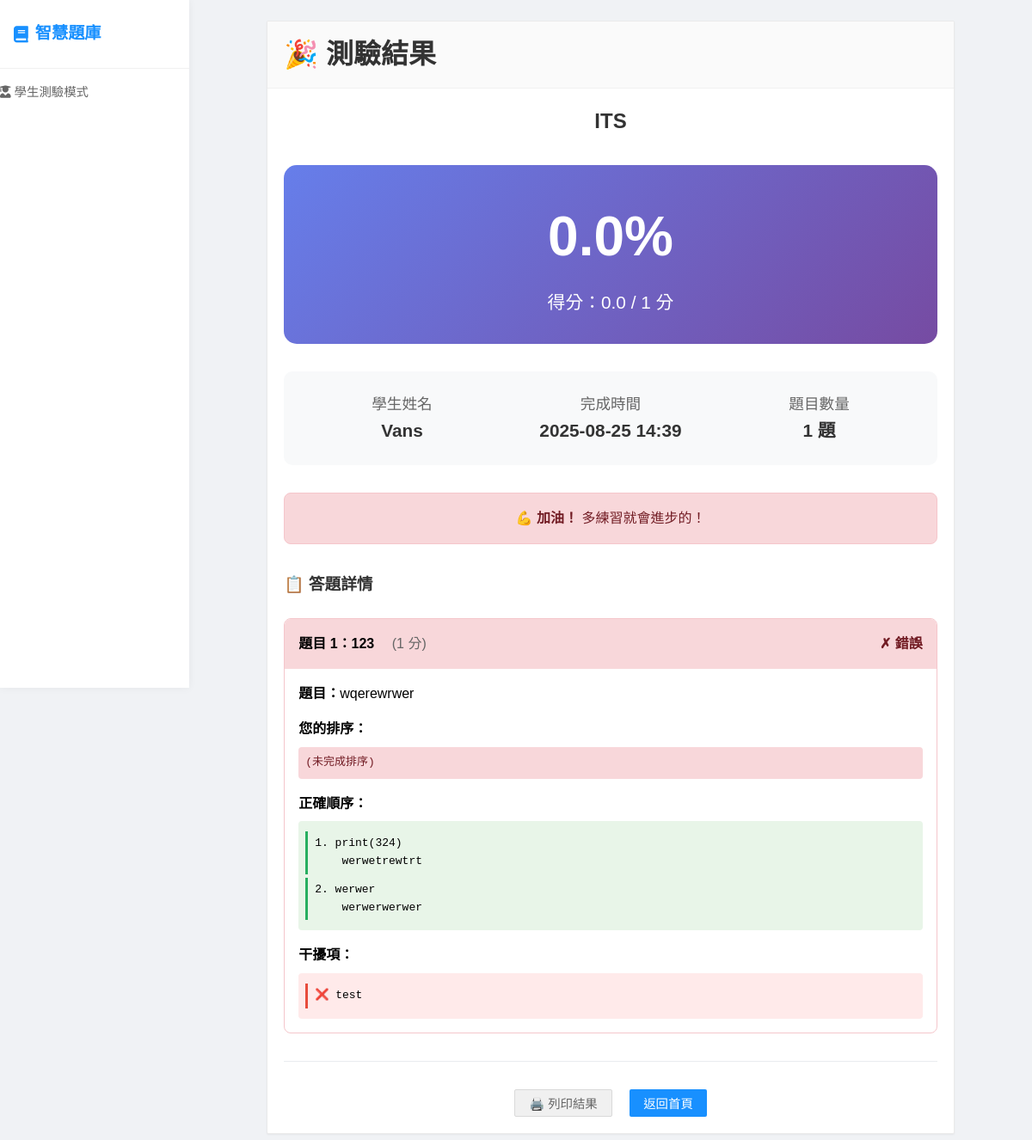
The page /result/1 on the database its author committed.
### app.py (models this page shows)
class QuizBank(db.Model):
    id = db.Column(db.Integer, primary_key=True)
    title = db.Column(db.String(200), nullable=False)
    description = db.Column(db.Text)
    access_code = db.Column(db.String(10), unique=True, nullable=False)
    is_active = db.Column(db.Boolean, default=True)
    created_at = db.Column(db.DateTime, default=datetime.utcnow)
    teacher_id = db.Column(db.Integer, db.ForeignKey('user.id'), nullable=False)
    questions = db.relationship('Question', backref='quiz_bank', lazy=True, cascade='all, delete-orphan')
    submissions = db.relationship('Submission', backref='quiz_bank', lazy=True)

class Submission(db.Model):
    id = db.Column(db.Integer, primary_key=True)
    student_name = db.Column(db.String(100), nullable=False)
    student_email = db.Column(db.String(120))
    answers = db.Column(db.Text)  # JSON格式儲存答案
    score = db.Column(db.Float, default=0)
    total_points = db.Column(db.Integer, default=0)
    submitted_at = db.Column(db.DateTime, default=datetime.utcnow)
    quiz_bank_id = db.Column(db.Integer, db.ForeignKey('quiz_bank.id'), nullable=False)

class Question(db.Model):
    id = db.Column(db.Integer, primary_key=True)
    title = db.Column(db.String(200), nullable=False)
    question_text = db.Column(db.Text, nullable=False)
    question_type = db.Column(db.String(50), nullable=False)  # single_choice, multiple_choice, fill_blank, dropdown, parsons
    question_data = db.Column(db.Text)  # JSON格式儲存選項、正確答案等
    points = db.Column(db.Integer, default=1)
    order_index = db.Column(db.Integer, default=0)
    quiz_bank_id = db.Column(db.Integer, db.ForeignKey('quiz_bank.id'), nullable=False)
    created_at = db.Column(db.DateTime, default=datetime.utcnow)

### app.py (the view)
@app.route('/result/<int:submission_id>')
def view_result(submission_id):
    submission = Submission.query.get_or_404(submission_id)
    return render_template('result.html', submission=submission)

### app.py (called while the page is built)
@app.template_filter('from_json')
def from_json_filter(value):
    try:
        return json.loads(value) if value else {}
    except:
        return {}

### templates/result.html (shortened to what this page needs)
{% extends "quiz_base.html" %}
{% block content %}
<div style="max-width: 800px; margin: 0 auto;">
    <div class="card">
        <div class="card-header">
            <h1 style="margin: 0;">🎉 測驗結果</h1>
        </div>
        <div class="card-body">
            <div style="text-align: center; margin-bottom: 2rem;">
                <h2 style="color: #333; margin-bottom: 1rem;">{{ submission.quiz_bank.title }}</h2>
                <div style="background: linear-gradient(135deg, #667eea 0%, #764ba2 100%); color: white; padding: 2rem; border-radius: 15px; margin: 2rem 0;">
                    <div style="font-size: 4rem; font-weight: bold; margin-bottom: 0.5rem;">
                        {{ "%.1f"|format((submission.score / submission.total_points * 100) if submission.total_points > 0 else 0) }}%
                    </div>
                    <div style="font-size: 1.3rem;">
                        得分：{{ submission.score }} / {{ submission.total_points }} 分
                    </div>
                </div>
                <div style="background: #f8f9fa; padding: 1.5rem; border-radius: 10px; margin-bottom: 2rem;">
                    <div style="display: grid; grid-template-columns: repeat(auto-fit, minmax(150px, 1fr)); gap: 1rem; text-align: center;">
                        <div>
                            <div style="font-size: 1.1rem; color: #666;">學生姓名</div>
                            <div style="font-size: 1.3rem; font-weight: bold; color: #333;">{{ submission.student_name }}</div>
                        </div>
                        <div>
                            <div style="font-size: 1.1rem; color: #666;">完成時間</div>
                            <div style="font-size: 1.3rem; font-weight: bold; color: #333;">{{ submission.submitted_at.strftime('%Y-%m-%d %H:%M') }}</div>
                        </div>
                        <div>
                            <div style="font-size: 1.1rem; color: #666;">題目數量</div>
                            <div style="font-size: 1.3rem; font-weight: bold; color: #333;">{{ submission.quiz_bank.questions|length }} 題</div>
                        </div>
                    </div>
                </div>
                {% set percentage = (submission.score / submission.total_points * 100) if submission.total_points > 0 else 0 %}
                {% if percentage >= 80 %}
                <div style="background: #d4edda; border: 1px solid #c3e6cb; color: #155724; padding: 1rem; border-radius: 8px; margin-bottom: 1rem;">
                    <strong>🎉 優秀！</strong> 您的表現非常出色！
                </div>
                {% elif percentage >= 60 %}
                <div style="background: #fff3cd; border: 1px solid #ffeaa7; color: #856404; padding: 1rem; border-radius: 8px; margin-bottom: 1rem;">
                    <strong>👍 良好！</strong> 繼續努力，您會做得更好！
                </div>
                {% else %}
                <div style="background: #f8d7da; border: 1px solid #f5c6cb; color: #721c24; padding: 1rem; border-radius: 8px; margin-bottom: 1rem;">
                    <strong>💪 加油！</strong> 多練習就會進步的！
                </div>
                {% endif %}
            </div>
            <div style="margin-top: 2rem;">
                <h3 style="margin-bottom: 1.5rem; color: #333;">📋 答題詳情</h3>
                {% set student_answers = submission.answers | from_json %}
                {% for question in submission.quiz_bank.questions %}
                {% set question_data = question.question_data | from_json %}
                {% set user_answer = student_answers.get(question.id|string) %}
                {% set is_correct = false %}
                {% if question.question_type in ['single_choice', 'dropdown'] %}
                    {% set is_correct = (user_answer == question_data.get('correct_answer')) %}
                {% elif question.question_type == 'multiple_choice' %}
                    {% set correct_answers = question_data.get('correct_answers', []) %}
                    {% set user_answers_set = user_answer if user_answer is iterable and user_answer is not string else [] %}
                    {% set is_correct = (user_answers_set|sort == correct_answers|sort) %}
                {% elif question.question_type == 'fill_blank' %}
                    {% set correct_answer = question_data.get('correct_answer', '').lower().strip() %}
                    {% set user_answer_clean = (user_answer or '').lower().strip() %}
                    {% set is_correct = (user_answer_clean == correct_answer) %}
                {% elif question.question_type == 'parsons' %}
                    {% set correct_order = question_data.get('correct_order', []) %}
                    {% set user_order = user_answer if user_answer is iterable and user_answer is not string else [] %}
                    {% set is_correct = (user_order == correct_order) %}
                {% endif %}
                <div class="question-result" style="border: 1px solid {{ '#c3e6cb' if is_correct else '#f5c6cb' }}; border-radius: 8px; margin-bottom: 1.5rem; overflow: hidden;">
                    <div style="background: {{ '#d4edda' if is_correct else '#f8d7da' }}; padding: 1rem; display: flex; justify-content: space-between; align-items: center;">
                        <div>
                            <strong>題目 {{ loop.index }}：{{ question.title }}</strong>
                            <span style="margin-left: 1rem; color: #666;">({{ question.points }} 分)</span>
                        </div>
                        <div style="font-weight: bold; color: {{ '#155724' if is_correct else '#721c24' }};">
                            {{ '✓ 正確' if is_correct else '✗ 錯誤' }}
                        </div>
                    </div>
                    <div style="padding: 1rem;">
                        <div style="margin-bottom: 1rem;">
                            <strong>題目：</strong>{{ question.question_text }}
                        </div>
                        {% if question.question_type in ['single_choice', 'multiple_choice'] %}
                        <div style="margin-bottom: 1rem;">
                            <strong>選項：</strong>
                            <div style="margin-top: 0.5rem;">
                                {% for option in question_data.options %}
                                {% set is_user_choice = (option == user_answer) or (user_answer and option in user_answer) %}
                                {% set is_correct_option = (option == question_data.get('correct_answer')) or (option in question_data.get('correct_answers', [])) %}
                                <div style="padding: 0.5rem; margin: 0.25rem 0; border-radius: 4px;
                                     background: {% if is_correct_option %}#d4edda{% elif is_user_choice %}#f8d7da{% else %}#f8f9fa{% endif %};">
                                    {{ option }}
                                    {% if is_correct_option %}
                                    <span style="color: #155724; font-weight: bold;"> (正確答案)</span>
                                    {% endif %}
                                    {% if is_user_choice and not is_correct_option %}
                                    <span style="color: #721c24; font-weight: bold;"> (您的選擇)</span>
                                    {% endif %}
                                </div>
                                {% endfor %}
                            </div>
                        </div>
                        {% elif question.question_type == 'parsons' %}
                        <div style="margin-bottom: 1rem;">
                            <strong>您的排序：</strong>
                            <div style="font-family: monospace; background: {{ '#d4edda' if is_correct else '#f8d7da' }}; padding: 0.5rem; border-radius: 4px; margin-top: 0.5rem;">
                                {% if user_answer %}
                                    {% for block in user_answer %}
                                    <div style="padding: 0.25rem 0; border-left: 3px solid {{ '#27ae60' if is_correct else '#e74c3c' }}; padding-left: 0.5rem; margin: 0.25rem 0; white-space: pre-wrap; font-family: monospace;">
                                        {{ loop.index }}. {{ block }}
                                        {% if block in question_data.get('correct_order', []) %}
                                            {% if question_data.get('correct_order', []).index(block) == loop.index - 1 %}
                                            <span style="color: #27ae60; margin-left: 1rem;">✓ 位置正確</span>
                                            {% else %}
                                            <span style="color: #f39c12; margin-left: 1rem;">⚠ 位置錯誤</span>
                                            {% endif %}
                                        {% else %}
                                            <span style="color: #e74c3c; margin-left: 1rem;">✗ 這是干擾項</span>
                                        {% endif %}
                                    </div>
                                    {% endfor %}
                                {% else %}
                                    <div style="color: #721c24;">(未完成排序)</div>
                                {% endif %}
                            </div>
                        </div>
                        <div>
                            <strong>正確順序：</strong>
                            <div style="font-family: monospace; background: #e8f5e8; padding: 0.5rem; border-radius: 4px; margin-top: 0.5rem;">
                                {% for block in question_data.get('correct_order', []) %}
                                <div style="padding: 0.25rem 0; border-left: 3px solid #27ae60; padding-left: 0.5rem; margin: 0.25rem 0; white-space: pre-wrap; font-family: monospace;">{{ loop.index }}. {{ block }}</div>
                                {% endfor %}
                            </div>
                        </div>
                        {% if question_data.get('distractor_blocks') %}
                        <div style="margin-top: 1rem;">
                            <strong>干擾項：</strong>
                            <div style="font-family: monospace; background: #ffeaea; padding: 0.5rem; border-radius: 4px; margin-top: 0.5rem;">
                                {% for block in question_data.get('distractor_blocks', []) %}
                                <div style="padding: 0.25rem 0; border-left: 3px solid #e74c3c; padding-left: 0.5rem; margin: 0.25rem 0;">❌ {{ block }}</div>
                                {% endfor %}
                            </div>
                        </div>
                        {% endif %}
                        {% endif %}
                    </div>
                </div>
                {% endfor %}
            </div>
            <div style="text-align: center; margin-top: 2rem; padding-top: 2rem; border-top: 1px solid #e9ecef;">
                <button onclick="window.print()" class="btn btn-secondary" style="margin-right: 1rem;">🖨️ 列印結果</button>
                <button onclick="location.href='/'" class="btn">返回首頁</button>
            </div>
        </div>
    </div>
</div>
{% endblock %}

### static/css/style.css (style rules this page uses)
* { margin: 0; padding: 0; box-sizing: border-box; }
body { font-family: 'Microsoft JhengHei', Arial, sans-serif; line-height: 1.6; background: #f0f2f5; min-height: 100vh; }
.btn { display: inline-flex; align-items: center; justify-content: center; padding: 0.5rem 1rem; background: #1890ff; color: white; text-decoration: none; border: none; border-radius: 2px; cursor: pointer; font-size: 0.9rem; font-weight: 500; transition: all 0.2s; height: 32px; gap: 5px; }
.btn-secondary { background: #f0f0f0; color: #666; border: 1px solid #d9d9d9; }
.card { background: white; border-radius: 2px; box-shadow: 0 1px 2px rgba(0,0,0,0.05); margin-bottom: 1rem; overflow: hidden; transition: all 0.3s; border: 1px solid #eaeaea; }
.card-header { background: #fafafa; color: #333; padding: 0.8rem 1.2rem; font-weight: 500; border-bottom: 1px solid #f0f0f0; display: flex; justify-content: space-between; align-items: center; }
.card-body { padding: 1.2rem; }

### rows shown on the page
QuizBank: quiz_bank "ITS"
Submission: total_points+score "0.0", score "0.0", total_points "1", student_name "Vans", submitted_at "2025-08-25 14:39"
Question: title "123", points "1", value "✗ 錯誤", question_text "wqerewrwer", block "print(324) werwetrewtrt" "werwer werwerwerwer", question_type "parsons" (drawn), block "test"

### other values the page prints
{{ submission.quiz_bank.questions|length }} "1"
